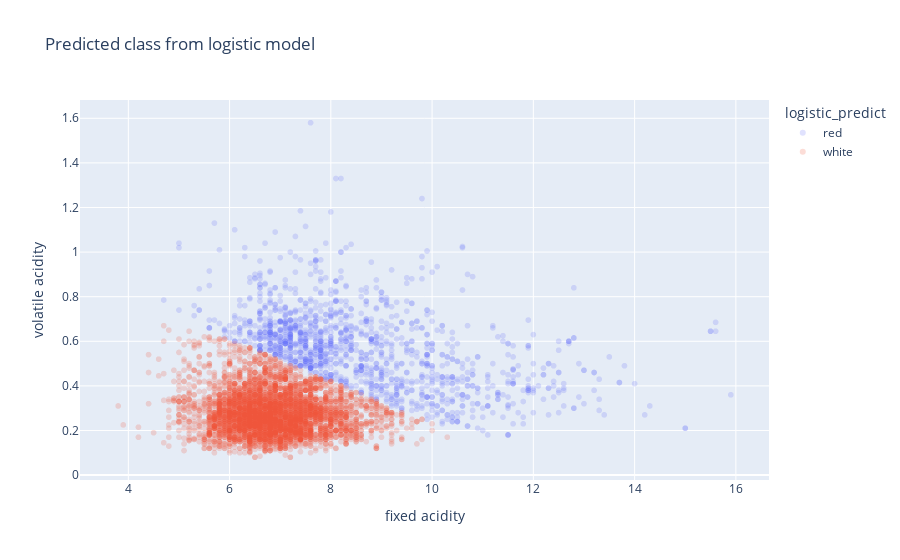

Write notebook code for a chart like this one.
### Markdown cell above
4\. When the target variable is binary **logistic regression** provides another classification algorithm.

Fit a logistic regression model for predicting wine color from the two features. Create a scatter plot of the predicted wine colors for the training data, and compare visually to the predictions from the nearest neighbors classifier.

Note: with regression, you don't need to scale the features. Hint: you basically just need to replace with `KNeighborsClassifier()` with `LogisticRegression()`.

### Code cell
from sklearn.linear_model import LogisticRegression

# YOUR CODE HERE

logistic_model = LogisticRegression()

logistic_model.fit(X_train, y_train)

df_train["logistic_predict"] = logistic_model.predict(X_train)

px.scatter(df_train,
              x="fixed acidity",
              y="volatile acidity",
              color="logistic_predict",
              title="Predicted class from logistic model",
              opacity=0.2)

### Figure 1 — Plotly figure (JSON) as saved in the notebook; plotly's stock layout.template omitted (floating-point values rounded to 4 significant figures; data arrays with more than 128 entries replaced by an {"elided": "..."} marker saying what was removed)
{"data": [{"hovertemplate": "logistic_predict=red<br>fixed acidity=%{x}<br>volatile acidity=%{y}<extra></extra>", "legendgroup": "red", "marker": {"color": "#636efa", "opacity": 0.2, "symbol": "circle"}, "mode": "markers", "name": "red", "showlegend": true, "type": "scattergl", "x": {"elided": "1363 float values"}, "xaxis": "x", "y": {"elided": "1363 float values"}, "yaxis": "y"}, {"hovertemplate": "logistic_predict=white<br>fixed acidity=%{x}<br>volatile acidity=%{y}<extra></extra>", "legendgroup": "white", "marker": {"color": "#EF553B", "opacity": 0.2, "symbol": "circle"}, "mode": "markers", "name": "white", "showlegend": true, "type": "scattergl", "x": {"elided": "5134 float values"}, "xaxis": "x", "y": {"elided": "5134 float values"}, "yaxis": "y"}], "layout": {"legend": {"title": {"text": "logistic_predict"}, "tracegroupgap": 0}, "title": {"text": "Predicted class from logistic model"}, "xaxis": {"anchor": "y", "domain": [0, 1], "title": {"text": "fixed acidity"}}, "yaxis": {"anchor": "x", "domain": [0, 1], "title": {"text": "volatile acidity"}}}}
